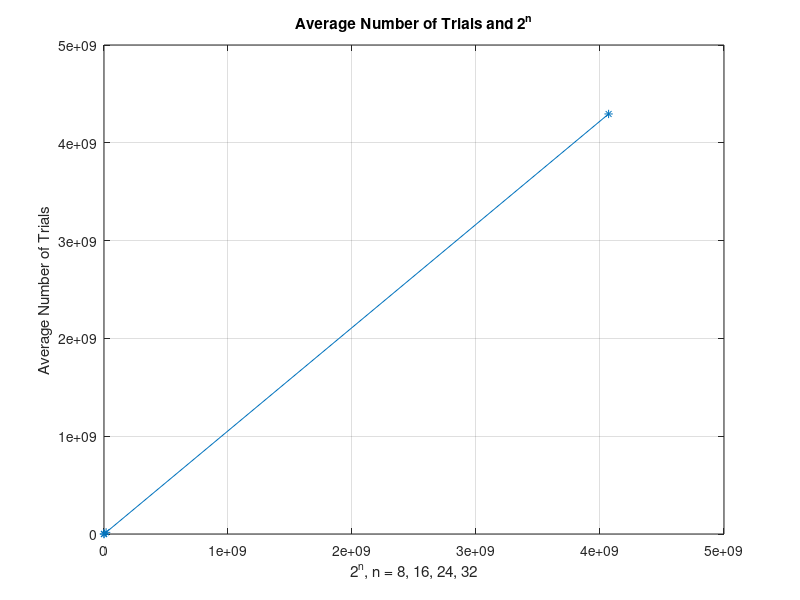
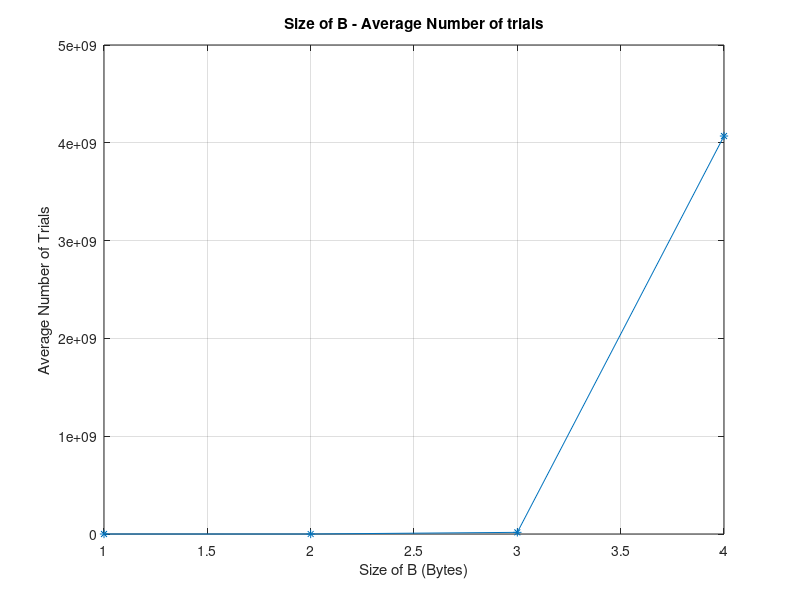
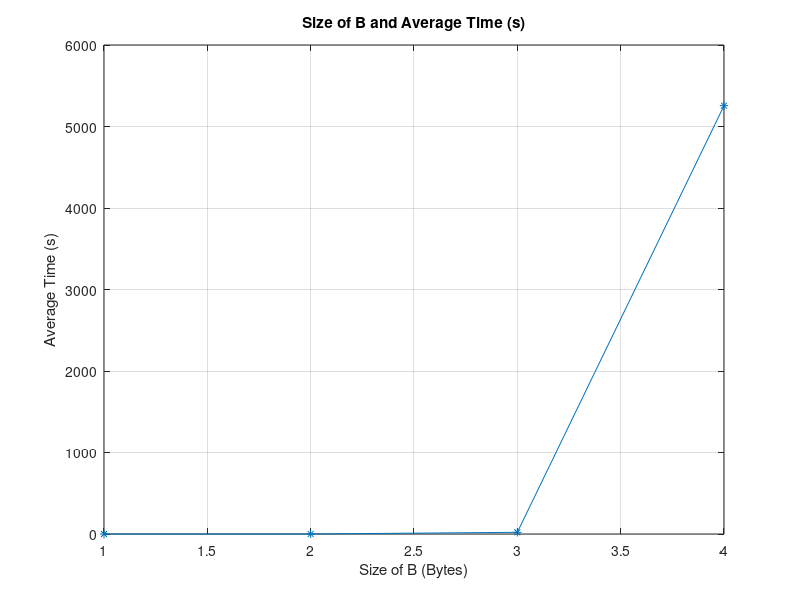
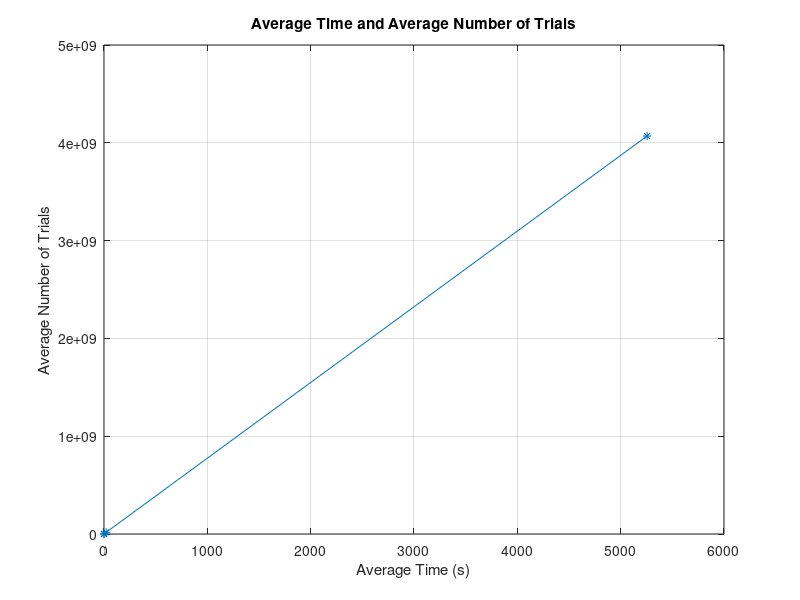

The MATLAB source for these figures, in order:
clear;clc;

B = [
1
2
3
4
];

ave_trials = [
253.898
69080.71
16887421.35
4069363775
];

ave_time = [
0.015
0.114
20.601
5255.7448
];

two2n = [
256
65536
16777216
4294967296
];



figure(1)
plot(ave_trials, two2n, '*-');
xlabel('2^n, n = 8, 16, 24, 32');
ylabel('Average Number of Trials');
title('Average Number of Trials and 2^n');
grid on;

figure(2)
plot(B, ave_trials, '*-');
xlabel('Size of B (Bytes)');
ylabel('Average Number of Trials');
title('Size of B - Average Number of trials');
grid on;

figure(3)
plot(B, ave_time, '*-');
xlabel('Size of B (Bytes)');
ylabel('Average Time (s)');
title('Size of B and Average Time (s)');
grid on;

figure(4)
plot(ave_time, ave_trials, '*-');
xlabel('Average Time (s)');
ylabel('Average Number of Trials');
title('Average Time and Average Number of Trials');
grid on;
